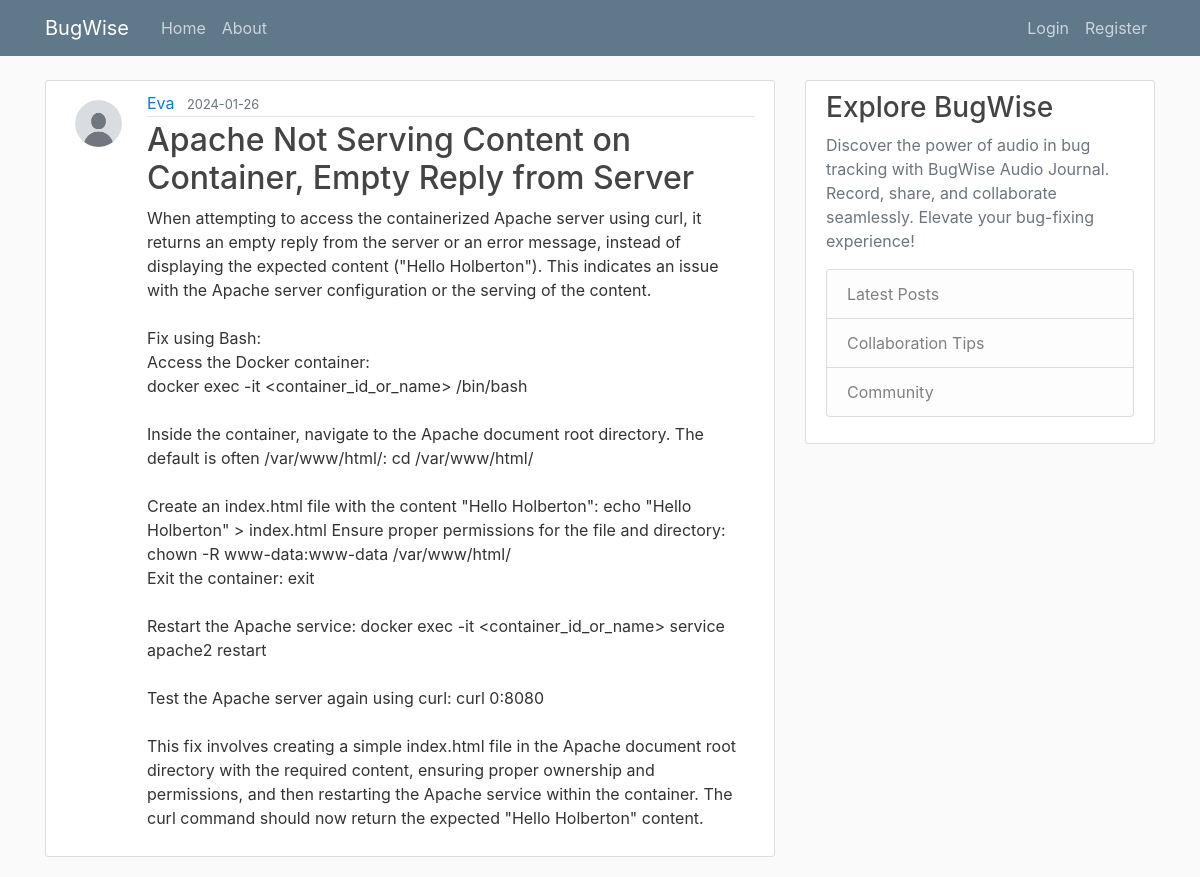
Page /post/9 on the committed database.
### audio_journal/models.py (models this page shows, shortened)
class User(db.Model, UserMixin):
    id = db.Column(db.Integer, primary_key=True)
    username = db.Column(db.String(20), unique=True, nullable=False)
    email = db.Column(db.String(120), unique=True, nullable=False)
    image_file = db.Column(db.String(20), nullable=False,
                           default='default.jpg')
    password = db.Column(db.String(60), nullable=False)
    posts = db.relationship('Post', backref='author', lazy=True)

class Post(db.Model):
    id = db.Column(db.Integer, primary_key=True)
    title = db.Column(db.String(100), nullable=False)
    date_posted = db.Column(db.DateTime, nullable=False,
                            default=datetime.utcnow)
    content = db.Column(db.Text, nullable=False)
    audio_data = db.Column(db.String(255), nullable=True)  # New field for audio data
    user_id = db.Column(db.Integer, db.ForeignKey('user.id'), nullable=False)

### audio_journal/routes.py (the view)
@app.route("/post/<int:post_id>")
def post(post_id):
    post = Post.query.get_or_404(post_id)
    return render_template("post.html", title=post.title, post=post)

### audio_journal/templates/post.html (shortened to what this page needs)
{% extends "layout.html" %}
{% block content %}
    <article class="media content-section">
        <img class="rounded-circle article-img" src="{{ url_for('static', filename='profile_pics/' + post.author.image_file) }}" alt="User image attached to a post">
        <div class="media-body">
            <div class="article-metadata">
                <a class="mr-2" href="{{ url_for('user_posts', username=post.author.username) }}">{{ post.author.username }}</a>
                <small class="text-muted">{{ post.date_posted.strftime("%Y-%m-%d") }}</small>
            </div>
            <h2 class="article-title">{{ post.title }}</h2>
            <p class="article-content">{{ post.content }}</p>
        </div>
    </article>
{% endblock content %}

### audio_journal/static/main.css (style rules this page uses)
body { background: #fafafa; color: #333333; margin-top: 5rem; }
h1, h2, h3, h4, h5, h6 { color: #444444; }
.content-section { background: #ffffff; padding: 10px 20px; border: 1px solid #dddddd; border-radius: 3px; margin-bottom: 20px; }
.article-title { color: #444444; }
.article-content { white-space: pre-line; }
.article-img { height: 65px; width: 65px; margin-right: 16px; }
.article-metadata { padding-bottom: 1px; margin-bottom: 4px; border-bottom: 1px solid #e3e3e3 }

### rows in the picture
User: image_file (placeholder picture), author.username "Eva"
Post: date_posted "2024-01-26", title "Apache Not Serving Content on Container, Empty Reply from Server", content "When attempting to access the containerized Apache server using curl, it returns an empty reply from the server or an error message, instead of displaying the expected content (\"Hello Holberton\"). This indicates an issue with the Apache server configuration or the serving of the content. Fix using Bash: Access the Docker container: docker exec -it <container_id_or_name> /bin/bash Inside the container, navigate to the Apache document root directory. The default is often /var/www/html/: cd /var/www/html/ Create an index.html file with the content \"Hello Holberton\": echo \"Hello Holberton\" > index.html Ensure proper permissions for the file and directory: chown -R www-data:www-data…"
